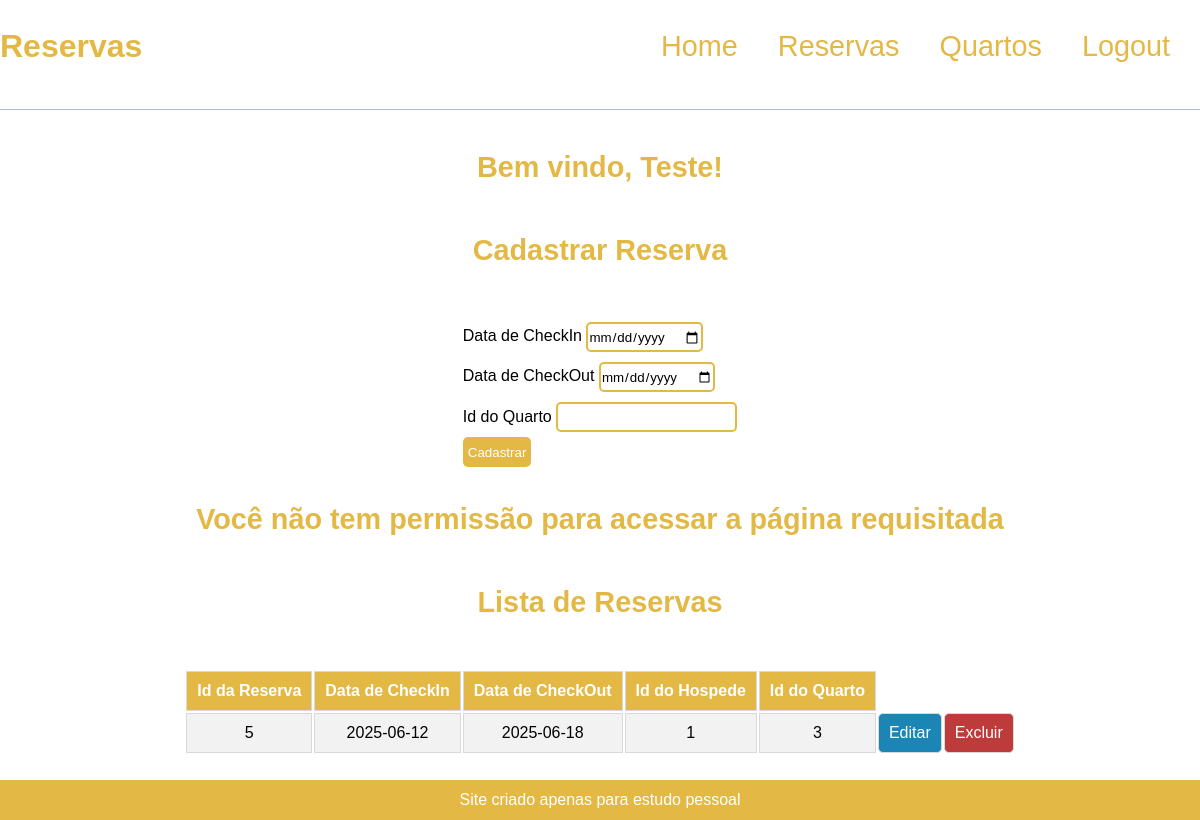
Page /reservas.php?codigo=0 (signed in) on the committed database.
### tables this page shows
CREATE TABLE `reservas` (
  `id_reserva` int(11) NOT NULL,
  `checkIn` date NOT NULL,
  `checkOut` date NOT NULL,
  `hospede_id` int(11) NOT NULL,
  `quarto_id` int(11) NOT NULL
);

### reservas.php (the view, shortened to what this page needs)
<!DOCTYPE html>
<html lang="pt-br">
<head>
    <link rel="stylesheet" href="css/desktop.css">
</head>
<body>
    <header>
        <h1>Reservas</h1>
        <nav>
            <a href="index.php">Home</a>
            <a href="reservas.php">Reservas</a>
            <a href="quartos.php">Quartos</a>
            <a href="logout.php">Logout</a>
        </nav>
    </header>
    <hr>
    <main>
        <h2>Bem vindo, <?= $_SESSION['nome'] ?>!</h2>
        <h2>Cadastrar Reserva</h2>
        <form action="cadastrar_reserva.php" method="post">
            <p>
                <label for="checkIn">Data de CheckIn</label>
                <input type="date" name="checkIn" id="checkIn">
            </p>
            <p>
                <label for="checkOut">Data de CheckOut</label>
                <input type="date" name="checkOut" id="checkOut">
            </p>
            <p>
                <label for="quarto_id">Id do Quarto</label>
                <input type="number" name="quarto_id" id="quarto_id">
            </p>
            <button type="submit">Cadastrar</button>
        </form>
        <br><br>
        <?php
            require_once 'require/functions.php';
            $conn = conectar_banco();
            $id = $_SESSION['id'];
            $sql = "SELECT * FROM reservas INNER JOIN hospedes ON reservas.hospede_id = hospedes.id_hospede WHERE hospede_id = $id";
            $result = mysqli_query($conn, $sql);
            echo "<h3>Lista de Reservas</h3>";
            echo    "<table>";
            echo        "<tr>";
            echo            "<th>Id da Reserva</th>";
            echo            "<th>Data de CheckIn</th>";
            echo            "<th>Data de CheckOut</th>";
            echo            "<th>Id do Hospede</th>";
            echo            "<th>Id do Quarto</th>";
            echo        "</tr>";
            while($reserva = mysqli_fetch_assoc($result)) {
                $id_reserva     = $reserva['id_reserva'];
                $data_checkIn   = $reserva['checkIn'];
                $data_checkOut  = $reserva['checkOut'];
                $id_hospede     = $reserva['hospede_id'];
                $id_quarto      = $reserva['quarto_id'];
                echo "<tr>";
                echo    "<td>" . $id_reserva . "</td>";
                echo    "<td>" . $data_checkIn . "</td>";
                echo    "<td>" . $data_checkOut . "</td>";
                echo    "<td>" . $id_quarto . "</td>";
                echo    "<td>" . $id_hospede . "</td>";
                echo    '<td class="editar"><a class="editar" href="edicao.php?id_reserva=' . $id_reserva . '&id_hospede=' . $id_hospede . '">Editar</a></td>';
                echo    '<td class="excluir"><a class="excluir" href="excluir_reserva.php?id_reserva=' . $id_reserva . '&id_hospede=' . $id_hospede . '">Excluir</a></td>';
                echo "</tr>";
            }
            echo "</table>";
        ?>
    </main>
    <footer>
        <p>Site criado apenas para estudo pessoal</p>
    </footer>
</body>
</html>

### css/desktop.css (style rules this page uses)
* { margin: 0; padding: 0; box-sizing: border-box; font-family: Arial, Helvetica, sans-serif; }
header { height: fit-content; display: flex; flex-flow: row nowrap; align-items: center; justify-content: space-between; }
h1 { color: #E3B845; }
h2, h3 { color: #E3B845; font-size: 1.8em; padding-bottom: 50px; }
hr { display: block; height: 1px; border: 0; border-top: 1px solid #E3B845; margin: 1em 0; padding: 0; }
nav { padding: 10px; font-size: 1.8em; display: flex; flex-flow: row nowrap; }
nav a { text-decoration: none; color: #E3B845; margin: 10px; padding: 10px; }
main { height: 81.8vh; display: flex; flex-flow: column nowrap; justify-content: center; align-items: center; }
footer { height: 40px; background-color: #E3B845; display: flex; justify-content: center; align-items: center; }
footer p { color: white; }
input { border-radius: 5px; border-color: #E3B845; border-style: solid; height: 30px; margin: 5px 0px; }
form button { background-color: #E3B845; border-radius: 5px; color: white; border: none; height: 30px; padding: 5px; }
table th, table td { padding: 10px; text-align: center; border: 1px solid #d9d9d9; }
table th { background: #E3B845; color: white; font-weight: bold; }
table tr:nth-child(even) { background: #f2f2f2; }
table tr:nth-child(odd) { background: #ffffff; }
table a { text-decoration: none; }
.editar { background-color: rgb(27, 133, 182); padding: 5px; border-radius: 5px; text-decoration: none; color: white; }
.excluir { background-color: rgb(189, 59, 59); padding: 5px; border-radius: 5px; text-decoration: none; color: white; }

### rows in the picture
reservas: id_reserva "5", checkIn "2025-06-12", checkOut "2025-06-18", quarto "1", hospede "3"

### other values in the picture
$_SESSION['nome'] "Teste"
